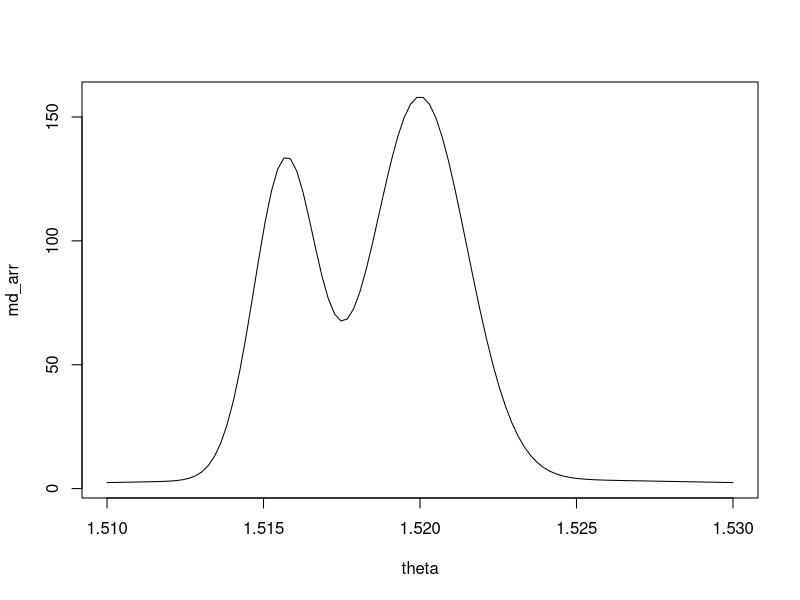

R code for this plot:


MixtureDistribution <- function(theta_values, expectations, variances, weights){
  nbr_mixture_dists = length(expectations)
  mixture_density = rep(0, length(theta_values))
  
  for (i in 1:nbr_mixture_dists){
    i_mu = expectations[i]
    i_var = variances[i]
    i_weight = weights[i]
    mixture_density = mixture_density + i_weight * dnorm(theta_values, i_mu, i_var)
  }
  return(mixture_density)
}

mu_vals = c(1.5157, 1.52, 1.52)
var_vals = c(0.001, 0.0015, 0.01)
weights = c(0.32, 0.58, 0.1)
theta = seq(1.51, 1.53, length=100)
md_arr = MixtureDistribution(theta, mu_vals, var_vals, weights)

plot(theta, md_arr, 'l')
